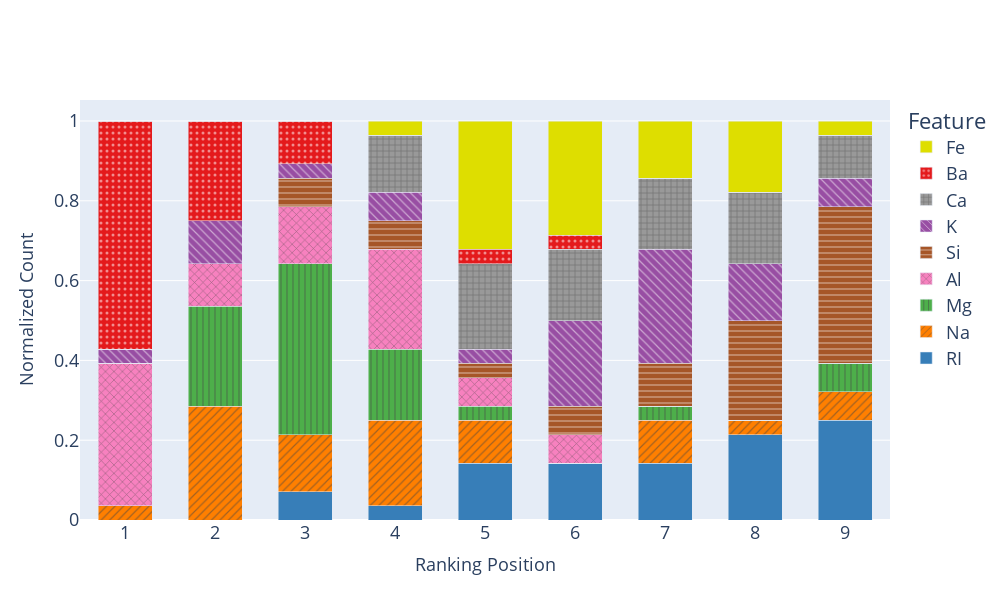

Write notebook code for a chart like this one.
### Code cell
shap_rank_fig = feature_importance_distribution_barplot(shap_rank_count)
shap_rank_fig.update_layout(width=10*100, height=6*100, font_size=18)
shap_rank_fig.show()

### Figure 1 — Plotly figure (JSON) as saved in the notebook; plotly's stock layout.template omitted (floating-point values rounded to 4 significant figures)
{"data": [{"marker": {"color": "#377eb8", "pattern": {"shape": "", "size": 6}}, "name": "RI", "type": "bar", "width": 0.6, "x": [1, 2, 3, 4, 5, 6, 7, 8, 9], "y": [0, 0, 0.07143, 0.03571, 0.1429, 0.1429, 0.1429, 0.2143, 0.25]}, {"marker": {"color": "#ff7f00", "pattern": {"shape": "/", "size": 6}}, "name": "Na", "type": "bar", "width": 0.6, "x": [1, 2, 3, 4, 5, 6, 7, 8, 9], "y": [0.03571, 0.2857, 0.1429, 0.2143, 0.1071, 0, 0.1071, 0.03571, 0.07143]}, {"marker": {"color": "#4daf4a", "pattern": {"shape": "|", "size": 6}}, "name": "Mg", "type": "bar", "width": 0.6, "x": [1, 2, 3, 4, 5, 6, 7, 8, 9], "y": [0, 0.25, 0.4286, 0.1786, 0.03571, 0, 0.03571, 0, 0.07143]}, {"marker": {"color": "#f781bf", "pattern": {"shape": "x", "size": 6}}, "name": "Al", "type": "bar", "width": 0.6, "x": [1, 2, 3, 4, 5, 6, 7, 8, 9], "y": [0.3571, 0.1071, 0.1429, 0.25, 0.07143, 0.07143, 0, 0, 0]}, {"marker": {"color": "#a65628", "pattern": {"shape": "-", "size": 6}}, "name": "Si", "type": "bar", "width": 0.6, "x": [1, 2, 3, 4, 5, 6, 7, 8, 9], "y": [0, 0, 0.07143, 0.07143, 0.03571, 0.07143, 0.1071, 0.25, 0.3929]}, {"marker": {"color": "#984ea3", "pattern": {"shape": "\\", "size": 6}}, "name": "K", "type": "bar", "width": 0.6, "x": [1, 2, 3, 4, 5, 6, 7, 8, 9], "y": [0.03571, 0.1071, 0.03571, 0.07143, 0.03571, 0.2143, 0.2857, 0.1429, 0.07143]}, {"marker": {"color": "#999999", "pattern": {"shape": "+", "size": 6}}, "name": "Ca", "type": "bar", "width": 0.6, "x": [1, 2, 3, 4, 5, 6, 7, 8, 9], "y": [0, 0, 0, 0.1429, 0.2143, 0.1786, 0.1786, 0.1786, 0.1071]}, {"marker": {"color": "#e41a1c", "pattern": {"shape": ".", "size": 6}}, "name": "Ba", "type": "bar", "width": 0.6, "x": [1, 2, 3, 4, 5, 6, 7, 8, 9], "y": [0.5714, 0.25, 0.1071, 0, 0.03571, 0.03571, 0, 0, 0]}, {"marker": {"color": "#dede00", "pattern": {"shape": "", "size": 6}}, "name": "Fe", "type": "bar", "width": 0.6, "x": [1, 2, 3, 4, 5, 6, 7, 8, 9], "y": [0, 0, 0, 0.03571, 0.3214, 0.2857, 0.1429, 0.1786, 0.03571]}], "layout": {"bargap": 0.1, "barmode": "stack", "font": {"size": 18}, "height": 600, "legend": {"font": {"size": 18}, "title": {"text": "Feature"}}, "title": {}, "width": 1000, "xaxis": {"autorange": true, "range": [0.5, 9.5], "tickfont": {"size": 18}, "tickmode": "array", "tickvals": [1, 2, 3, 4, 5, 6, 7, 8, 9], "title": {"font": {"size": 18}, "text": "Ranking Position"}, "type": "linear"}, "yaxis": {"autorange": true, "range": [0, 1.053], "tickfont": {"size": 18}, "title": {"font": {"size": 18}, "text": "Normalized Count"}, "type": "linear"}}}
